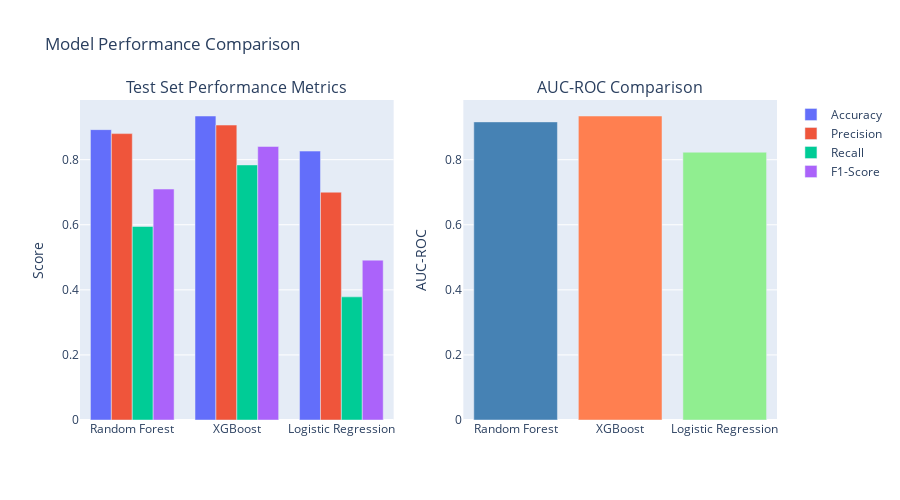

Notebook cell for this chart:
### Code cell
# Visualize model comparison
test_results = results_df[results_df['Dataset'] == 'Test'].copy()

fig = make_subplots(
    rows=1, cols=2,
    subplot_titles=('Test Set Performance Metrics', 'AUC-ROC Comparison'),
    specs=[[{"type": "bar"}, {"type": "bar"}]]
)

# Metrics comparison
metrics = ['Accuracy', 'Precision', 'Recall', 'F1-Score']
for metric in metrics:
    fig.add_trace(
        go.Bar(name=metric, x=test_results['Model'], y=test_results[metric]),
        row=1, col=1
    )

# AUC-ROC comparison
fig.add_trace(
    go.Bar(x=test_results['Model'], y=test_results['AUC-ROC'], 
           marker_color=['steelblue', 'coral', 'lightgreen'],
           showlegend=False),
    row=1, col=2
)

fig.update_yaxes(title_text="Score", row=1, col=1)
fig.update_yaxes(title_text="AUC-ROC", row=1, col=2)
fig.update_layout(height=500, title_text="Model Performance Comparison", barmode='group')
fig.show()

### Figure 1 — Plotly figure (JSON) as saved in the notebook; plotly's stock layout.template omitted (floating-point values rounded to 4 significant figures)
{"data": [{"name": "Accuracy", "type": "bar", "x": ["Random Forest", "XGBoost", "Logistic Regression"], "xaxis": "x", "y": [0.8922, 0.9341, 0.8263], "yaxis": "y"}, {"name": "Precision", "type": "bar", "x": ["Random Forest", "XGBoost", "Logistic Regression"], "xaxis": "x", "y": [0.88, 0.9062, 0.7], "yaxis": "y"}, {"name": "Recall", "type": "bar", "x": ["Random Forest", "XGBoost", "Logistic Regression"], "xaxis": "x", "y": [0.5946, 0.7838, 0.3784], "yaxis": "y"}, {"name": "F1-Score", "type": "bar", "x": ["Random Forest", "XGBoost", "Logistic Regression"], "xaxis": "x", "y": [0.7097, 0.8406, 0.4912], "yaxis": "y"}, {"marker": {"color": ["steelblue", "coral", "lightgreen"]}, "showlegend": false, "type": "bar", "x": ["Random Forest", "XGBoost", "Logistic Regression"], "xaxis": "x2", "y": [0.9162, 0.9343, 0.8231], "yaxis": "y2"}], "layout": {"annotations": [{"font": {"size": 16}, "showarrow": false, "text": "Test Set Performance Metrics", "x": 0.225, "xanchor": "center", "xref": "paper", "y": 1.0, "yanchor": "bottom", "yref": "paper"}, {"font": {"size": 16}, "showarrow": false, "text": "AUC-ROC Comparison", "x": 0.775, "xanchor": "center", "xref": "paper", "y": 1.0, "yanchor": "bottom", "yref": "paper"}], "barmode": "group", "height": 500, "title": {"text": "Model Performance Comparison"}, "xaxis": {"anchor": "y", "domain": [0.0, 0.45]}, "xaxis2": {"anchor": "y2", "domain": [0.55, 1.0]}, "yaxis": {"anchor": "x", "domain": [0.0, 1.0], "title": {"text": "Score"}}, "yaxis2": {"anchor": "x2", "domain": [0.0, 1.0], "title": {"text": "AUC-ROC"}}}}
